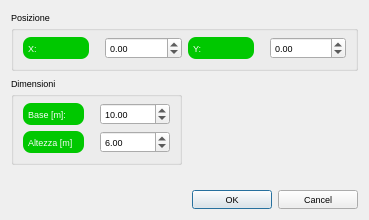
<?xml version="1.0" encoding="UTF-8"?>
<ui version="4.0">
 <class>LabEditDialog</class>
 <widget class="QDialog" name="LabEditDialog">
  <property name="geometry">
   <rect>
    <x>0</x>
    <y>0</y>
    <width>369</width>
    <height>220</height>
   </rect>
  </property>
  <property name="font">
   <font>
    <pointsize>7</pointsize>
   </font>
  </property>
  <property name="windowTitle">
   <string>Modifica l'ambiente</string>
  </property>
  <property name="styleSheet">
   <string notr="true"/>
  </property>
  <layout class="QGridLayout" name="gridLayout_3">
   <item row="1" column="0" colspan="2">
    <widget class="QGroupBox" name="groupBox_2">
     <property name="font">
      <font>
       <pointsize>7</pointsize>
      </font>
     </property>
     <property name="title">
      <string>Dimensioni</string>
     </property>
     <layout class="QGridLayout" name="gridLayout">
      <item row="0" column="0">
       <widget class="QLabel" name="label_4">
        <property name="font">
         <font>
          <pointsize>7</pointsize>
         </font>
        </property>
        <property name="styleSheet">
         <string notr="true">QLabel {background-color: #00c800}
QLabel {color: #fafafa}
QLabel {border: 0px solid grey}
QLabel {border-radius: 8px}
QLabel {padding: 3px}
QLabel {margin-right: 10px}</string>
        </property>
        <property name="text">
         <string>Base [m]:</string>
        </property>
       </widget>
      </item>
      <item row="1" column="0">
       <widget class="QLabel" name="label_5">
        <property name="font">
         <font>
          <pointsize>7</pointsize>
         </font>
        </property>
        <property name="styleSheet">
         <string notr="true">QLabel {background-color: #00c800}
QLabel {color: #fafafa}
QLabel {border: 0px solid grey}
QLabel {border-radius: 8px}
QLabel {padding: 3px}
QLabel {margin-right: 10px}</string>
        </property>
        <property name="text">
         <string>Altezza [m]</string>
        </property>
       </widget>
      </item>
      <item row="0" column="1">
       <widget class="QDoubleSpinBox" name="widthSpinBox">
        <property name="font">
         <font>
          <pointsize>7</pointsize>
         </font>
        </property>
        <property name="styleSheet">
         <string notr="true">QDoubleSpinBox {color: #000000}</string>
        </property>
        <property name="minimum">
         <double>0.000000000000000</double>
        </property>
        <property name="maximum">
         <double>10000.000000000000000</double>
        </property>
        <property name="singleStep">
         <double>0.100000000000000</double>
        </property>
        <property name="value">
         <double>10.000000000000000</double>
        </property>
       </widget>
      </item>
      <item row="1" column="1">
       <widget class="QDoubleSpinBox" name="heightSpinBox">
        <property name="font">
         <font>
          <pointsize>7</pointsize>
         </font>
        </property>
        <property name="styleSheet">
         <string notr="true">QDoubleSpinBox {color: #000000}</string>
        </property>
        <property name="minimum">
         <double>0.000000000000000</double>
        </property>
        <property name="maximum">
         <double>10000.000000000000000</double>
        </property>
        <property name="singleStep">
         <double>0.100000000000000</double>
        </property>
        <property name="value">
         <double>6.000000000000000</double>
        </property>
       </widget>
      </item>
     </layout>
    </widget>
   </item>
   <item row="3" column="2">
    <spacer>
     <property name="orientation">
      <enum>Qt::Vertical</enum>
     </property>
     <property name="sizeHint" stdset="0">
      <size>
       <width>20</width>
       <height>16</height>
      </size>
     </property>
    </spacer>
   </item>
   <item row="4" column="1" colspan="3">
    <widget class="QDialogButtonBox" name="buttonBox">
     <property name="font">
      <font>
       <pointsize>7</pointsize>
      </font>
     </property>
     <property name="orientation">
      <enum>Qt::Horizontal</enum>
     </property>
     <property name="standardButtons">
      <set>QDialogButtonBox::Cancel|QDialogButtonBox::Ok</set>
     </property>
    </widget>
   </item>
   <item row="0" column="0" colspan="4">
    <widget class="QGroupBox" name="groupBox">
     <property name="font">
      <font>
       <pointsize>7</pointsize>
      </font>
     </property>
     <property name="title">
      <string>Posizione</string>
     </property>
     <layout class="QHBoxLayout">
      <property name="spacing">
       <number>6</number>
      </property>
      <property name="leftMargin">
       <number>9</number>
      </property>
      <property name="topMargin">
       <number>9</number>
      </property>
      <property name="rightMargin">
       <number>9</number>
      </property>
      <property name="bottomMargin">
       <number>9</number>
      </property>
      <item>
       <widget class="QLabel" name="label">
        <property name="font">
         <font>
          <pointsize>7</pointsize>
         </font>
        </property>
        <property name="styleSheet">
         <string notr="true">QLabel {background-color: #00c800}
QLabel {color: #fafafa}
QLabel {border: 0px solid grey}
QLabel {border-radius: 8px}
QLabel {padding: 3px}
QLabel {margin-right: 10px}</string>
        </property>
        <property name="text">
         <string>X:</string>
        </property>
       </widget>
      </item>
      <item>
       <widget class="QDoubleSpinBox" name="xSpinBox">
        <property name="font">
         <font>
          <pointsize>7</pointsize>
         </font>
        </property>
        <property name="styleSheet">
         <string notr="true">QDoubleSpinBox {color: #000000}</string>
        </property>
        <property name="minimum">
         <double>-99.989999999999995</double>
        </property>
        <property name="singleStep">
         <double>0.100000000000000</double>
        </property>
        <property name="value">
         <double>0.000000000000000</double>
        </property>
       </widget>
      </item>
      <item>
       <widget class="QLabel" name="label_2">
        <property name="font">
         <font>
          <pointsize>7</pointsize>
         </font>
        </property>
        <property name="styleSheet">
         <string notr="true">QLabel {background-color: #00c800}
QLabel {color: #fafafa}
QLabel {border: 0px solid grey}
QLabel {border-radius: 8px}
QLabel {padding: 3px}
QLabel {margin-right: 10px}</string>
        </property>
        <property name="text">
         <string>Y:</string>
        </property>
       </widget>
      </item>
      <item>
       <widget class="QDoubleSpinBox" name="ySpinBox">
        <property name="font">
         <font>
          <pointsize>7</pointsize>
         </font>
        </property>
        <property name="styleSheet">
         <string notr="true">QDoubleSpinBox {color: #000000}</string>
        </property>
        <property name="minimum">
         <double>-99.989999999999995</double>
        </property>
        <property name="singleStep">
         <double>0.100000000000000</double>
        </property>
        <property name="value">
         <double>0.000000000000000</double>
        </property>
       </widget>
      </item>
     </layout>
    </widget>
   </item>
  </layout>
 </widget>
 <resources/>
 <connections>
  <connection>
   <sender>buttonBox</sender>
   <signal>accepted()</signal>
   <receiver>LabEditDialog</receiver>
   <slot>accept()</slot>
   <hints>
    <hint type="sourcelabel">
     <x>248</x>
     <y>254</y>
    </hint>
    <hint type="destinationlabel">
     <x>157</x>
     <y>274</y>
    </hint>
   </hints>
  </connection>
  <connection>
   <sender>buttonBox</sender>
   <signal>rejected()</signal>
   <receiver>LabEditDialog</receiver>
   <slot>reject()</slot>
   <hints>
    <hint type="sourcelabel">
     <x>316</x>
     <y>260</y>
    </hint>
    <hint type="destinationlabel">
     <x>286</x>
     <y>274</y>
    </hint>
   </hints>
  </connection>
 </connections>
</ui>
